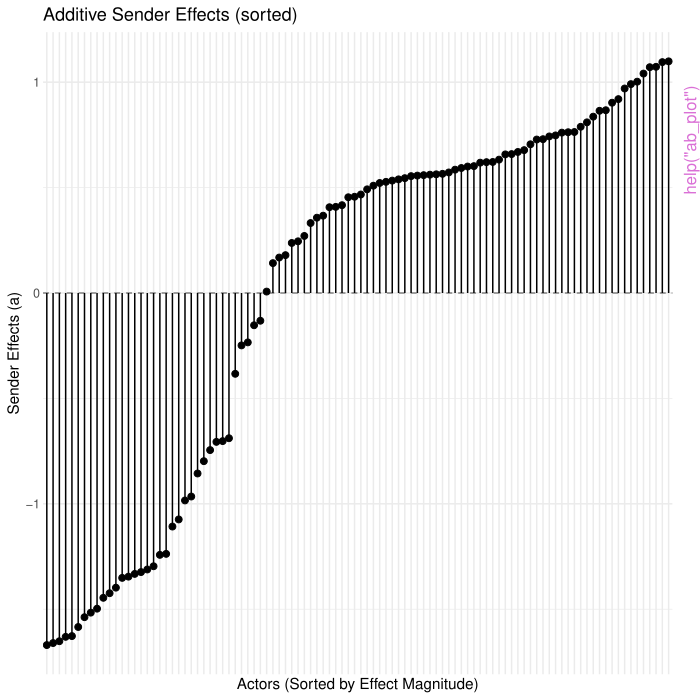

This figure's R source:
pkgname <- "lame"
source(file.path(R.home("share"), "R", "examples-header.R"))
options(warn = 1)
base::assign(".ExTimings", "lame-Ex.timings", pos = 'CheckExEnv')
base::cat("name\tuser\tsystem\telapsed\n", file=base::get(".ExTimings", pos = 'CheckExEnv'))
base::assign(".format_ptime",
function(x) {
  if(!is.na(x[4L])) x[1L] <- x[1L] + x[4L]
  if(!is.na(x[5L])) x[2L] <- x[2L] + x[5L]
  options(OutDec = '.')
  format(x[1L:3L], digits = 7L)
},
pos = 'CheckExEnv')

### * </HEADER>
library('lame')

base::assign(".oldSearch", base::search(), pos = 'CheckExEnv')
base::assign(".old_wd", base::getwd(), pos = 'CheckExEnv')
cleanEx()
nameEx("YX_bin")
### * YX_bin

flush(stderr()); flush(stdout())

base::assign(".ptime", proc.time(), pos = "CheckExEnv")
### Name: YX_bin
### Title: binary relational data and covariates
### Aliases: YX_bin
### Keywords: datasets

### ** Examples


data(YX_bin)
gof_stats(YX_bin$Y) 




base::assign(".dptime", (proc.time() - get(".ptime", pos = "CheckExEnv")), pos = "CheckExEnv")
base::cat("YX_bin", base::get(".format_ptime", pos = 'CheckExEnv')(get(".dptime", pos = "CheckExEnv")), "\n", file=base::get(".ExTimings", pos = 'CheckExEnv'), append=TRUE, sep="\t")
cleanEx()
nameEx("YX_bin_long")
### * YX_bin_long

flush(stderr()); flush(stdout())

base::assign(".ptime", proc.time(), pos = "CheckExEnv")
### Name: YX_bin_long
### Title: synthetic longitudinal binary relational data (latent-scale)
### Aliases: YX_bin_long
### Keywords: datasets

### ** Examples


data(YX_bin_long)
# threshold latent z to 0/1 before computing binary GOF stats
Yt <- 1 * (YX_bin_long$Y[, , 1] > 0)
diag(Yt) <- NA
gof_stats(Yt)




base::assign(".dptime", (proc.time() - get(".ptime", pos = "CheckExEnv")), pos = "CheckExEnv")
base::cat("YX_bin_long", base::get(".format_ptime", pos = 'CheckExEnv')(get(".dptime", pos = "CheckExEnv")), "\n", file=base::get(".ExTimings", pos = 'CheckExEnv'), append=TRUE, sep="\t")
cleanEx()
nameEx("YX_cbin")
### * YX_cbin

flush(stderr()); flush(stdout())

base::assign(".ptime", proc.time(), pos = "CheckExEnv")
### Name: YX_cbin
### Title: Censored binary nomination data and covariates
### Aliases: YX_cbin
### Keywords: datasets

### ** Examples


data(YX_cbin)
gof_stats(YX_cbin$Y) 




base::assign(".dptime", (proc.time() - get(".ptime", pos = "CheckExEnv")), pos = "CheckExEnv")
base::cat("YX_cbin", base::get(".format_ptime", pos = 'CheckExEnv')(get(".dptime", pos = "CheckExEnv")), "\n", file=base::get(".ExTimings", pos = 'CheckExEnv'), append=TRUE, sep="\t")
cleanEx()
nameEx("YX_frn")
### * YX_frn

flush(stderr()); flush(stdout())

base::assign(".ptime", proc.time(), pos = "CheckExEnv")
### Name: YX_frn
### Title: Fixed rank nomination data and covariates
### Aliases: YX_frn
### Keywords: datasets

### ** Examples


data(YX_frn)
gof_stats(YX_frn$Y) 




base::assign(".dptime", (proc.time() - get(".ptime", pos = "CheckExEnv")), pos = "CheckExEnv")
base::cat("YX_frn", base::get(".format_ptime", pos = 'CheckExEnv')(get(".dptime", pos = "CheckExEnv")), "\n", file=base::get(".ExTimings", pos = 'CheckExEnv'), append=TRUE, sep="\t")
cleanEx()
nameEx("YX_nrm")
### * YX_nrm

flush(stderr()); flush(stdout())

base::assign(".ptime", proc.time(), pos = "CheckExEnv")
### Name: YX_nrm
### Title: normal relational data and covariates
### Aliases: YX_nrm
### Keywords: datasets

### ** Examples


data(YX_nrm)
gof_stats(YX_nrm$Y)





base::assign(".dptime", (proc.time() - get(".ptime", pos = "CheckExEnv")), pos = "CheckExEnv")
base::cat("YX_nrm", base::get(".format_ptime", pos = 'CheckExEnv')(get(".dptime", pos = "CheckExEnv")), "\n", file=base::get(".ExTimings", pos = 'CheckExEnv'), append=TRUE, sep="\t")
cleanEx()
nameEx("YX_ord")
### * YX_ord

flush(stderr()); flush(stdout())

base::assign(".ptime", proc.time(), pos = "CheckExEnv")
### Name: YX_ord
### Title: ordinal relational data and covariates
### Aliases: YX_ord
### Keywords: datasets

### ** Examples


data(YX_ord)
gof_stats(YX_ord$Y)




base::assign(".dptime", (proc.time() - get(".ptime", pos = "CheckExEnv")), pos = "CheckExEnv")
base::cat("YX_ord", base::get(".format_ptime", pos = 'CheckExEnv')(get(".dptime", pos = "CheckExEnv")), "\n", file=base::get(".ExTimings", pos = 'CheckExEnv'), append=TRUE, sep="\t")
cleanEx()
nameEx("ab_plot")
### * ab_plot

flush(stderr()); flush(stdout())

base::assign(".ptime", proc.time(), pos = "CheckExEnv")
### Name: ab_plot
### Title: Visualize sender and receiver random effects
### Aliases: ab_plot

### ** Examples

## No test: 
# Fit an AME model
data(YX_nrm)
fit <- ame(YX_nrm$Y, Xdyad = YX_nrm$X,
           nscan = 100, burn = 10, odens = 1, verbose = FALSE)

# Visualize sender effects
ab_plot(fit, effect = "sender")

# Visualize receiver effects without sorting
ab_plot(fit, effect = "receiver", sorted = FALSE)
## End(No test)



base::assign(".dptime", (proc.time() - get(".ptime", pos = "CheckExEnv")), pos = "CheckExEnv")
base::cat("ab_plot", base::get(".format_ptime", pos = 'CheckExEnv')(get(".dptime", pos = "CheckExEnv")), "\n", file=base::get(".ExTimings", pos = 'CheckExEnv'), append=TRUE, sep="\t")
cleanEx()
nameEx("als_dynamic_beta")
### * als_dynamic_beta

flush(stderr()); flush(stdout())

base::assign(".ptime", proc.time(), pos = "CheckExEnv")
### Name: als_dynamic_beta
### Title: Penalised ALS time-varying coefficient estimate
### Aliases: als_dynamic_beta

### ** Examples

set.seed(1)
n <- 10; Tn <- 4
X <- replicate(Tn, array(rnorm(n*n*2), c(n, n, 2)), simplify = FALSE)
beta_true <- rbind(seq(-1, 1, length.out = Tn), seq(0.5, -0.5, length.out = Tn))
Y <- vector("list", Tn)
for (t in seq_len(Tn)) {
  Yt <- X[[t]][, , 1] * beta_true[1, t] + X[[t]][, , 2] * beta_true[2, t] +
        matrix(rnorm(n*n, 0, 0.2), n, n)
  diag(Yt) <- NA
  Y[[t]] <- Yt
}
fit_als <- als_dynamic_beta(Y, X, lambda = 0)     # per-period LS
fit_smooth <- als_dynamic_beta(Y, X, lambda = 10) # smoother path




base::assign(".dptime", (proc.time() - get(".ptime", pos = "CheckExEnv")), pos = "CheckExEnv")
base::cat("als_dynamic_beta", base::get(".format_ptime", pos = 'CheckExEnv')(get(".dptime", pos = "CheckExEnv")), "\n", file=base::get(".ExTimings", pos = 'CheckExEnv'), append=TRUE, sep="\t")
cleanEx()
nameEx("ame")
### * ame

flush(stderr()); flush(stdout())

base::assign(".ptime", proc.time(), pos = "CheckExEnv")
### Name: ame
### Title: AME model fitting routine
### Aliases: ame

### ** Examples

## No test: 
data(YX_bin)
fit <- ame(YX_bin$Y, Xdyad = YX_bin$X, burn = 10, nscan = 100, odens = 1,
           family = "binary", verbose = FALSE)
summary(fit)
# Note: you should run the Markov chain much longer in practice
## End(No test)
 



base::assign(".dptime", (proc.time() - get(".ptime", pos = "CheckExEnv")), pos = "CheckExEnv")
base::cat("ame", base::get(".format_ptime", pos = 'CheckExEnv')(get(".dptime", pos = "CheckExEnv")), "\n", file=base::get(".ExTimings", pos = 'CheckExEnv'), append=TRUE, sep="\t")
cleanEx()
nameEx("ame_als")
### * ame_als

flush(stderr()); flush(stdout())

base::assign(".ptime", proc.time(), pos = "CheckExEnv")
### Name: ame_als
### Title: Fast (MCMC-free) AME estimation for a cross-sectional network
### Aliases: ame_als

### ** Examples

Y <- matrix(rnorm(400), 20, 20); diag(Y) <- NA
fit <- ame_als(Y, R = 1, family = "normal", verbose = FALSE)
coef(fit)




base::assign(".dptime", (proc.time() - get(".ptime", pos = "CheckExEnv")), pos = "CheckExEnv")
base::cat("ame_als", base::get(".format_ptime", pos = 'CheckExEnv')(get(".dptime", pos = "CheckExEnv")), "\n", file=base::get(".ExTimings", pos = 'CheckExEnv'), append=TRUE, sep="\t")
cleanEx()
nameEx("ame_als_bootstrap")
### * ame_als_bootstrap

flush(stderr()); flush(stdout())

base::assign(".ptime", proc.time(), pos = "CheckExEnv")
### Name: ame_als_bootstrap
### Title: Bootstrap uncertainty for the fast AME estimator
### Aliases: ame_als_bootstrap boot_ame

### ** Examples

## No test: 
Y <- replicate(6, { m <- matrix(rnorm(225), 15, 15); diag(m) <- NA; m },
               simplify = FALSE)
fit <- lame_als(Y, R = 1, family = "normal", verbose = FALSE)
# post-hoc bootstrap of an existing fit:
bt <- ame_als_bootstrap(fit, R = 50, type = "block",
                            seed = 1, verbose = FALSE)
# equivalent one-shot call:
# fit_b <- lame_als(Y, R = 1, family = "normal", verbose = FALSE,
#                   bootstrap = 50, bootstrap_type = "block",
#                   bootstrap_seed = 1)
print(bt)
## End(No test)




base::assign(".dptime", (proc.time() - get(".ptime", pos = "CheckExEnv")), pos = "CheckExEnv")
base::cat("ame_als_bootstrap", base::get(".format_ptime", pos = 'CheckExEnv')(get(".dptime", pos = "CheckExEnv")), "\n", file=base::get(".ExTimings", pos = 'CheckExEnv'), append=TRUE, sep="\t")
cleanEx()
nameEx("ame_als_refit")
### * ame_als_refit

flush(stderr()); flush(stdout())

base::assign(".ptime", proc.time(), pos = "CheckExEnv")
### Name: ame_als_refit
### Title: Refit a fast AME model with a warm start
### Aliases: ame_als_refit

### ** Examples

Y <- matrix(rnorm(400), 20, 20); diag(Y) <- NA
fit <- ame_als(Y, R = 1, family = "normal", verbose = FALSE)
refit <- ame_als_refit(fit, verbose = FALSE)
coef(refit)




base::assign(".dptime", (proc.time() - get(".ptime", pos = "CheckExEnv")), pos = "CheckExEnv")
base::cat("ame_als_refit", base::get(".format_ptime", pos = 'CheckExEnv')(get(".dptime", pos = "CheckExEnv")), "\n", file=base::get(".ExTimings", pos = 'CheckExEnv'), append=TRUE, sep="\t")
cleanEx()
nameEx("ame_options")
### * ame_options

flush(stderr()); flush(stdout())

base::assign(".ptime", proc.time(), pos = "CheckExEnv")
### Name: ame_options
### Title: AME model fitting options
### Aliases: ame_options

### ** Examples

## No test: 
# Configure options
opts <- ame_options(verbose = TRUE, odens = 25)
opts
## End(No test)




base::assign(".dptime", (proc.time() - get(".ptime", pos = "CheckExEnv")), pos = "CheckExEnv")
base::cat("ame_options", base::get(".format_ptime", pos = 'CheckExEnv')(get(".dptime", pos = "CheckExEnv")), "\n", file=base::get(".ExTimings", pos = 'CheckExEnv'), append=TRUE, sep="\t")
cleanEx()
nameEx("ame_parallel")
### * ame_parallel

flush(stderr()); flush(stdout())

base::assign(".ptime", proc.time(), pos = "CheckExEnv")
### Name: ame_parallel
### Title: Run AME model with multiple parallel chains
### Aliases: ame_parallel

### ** Examples

## No test: 
# Run 2 chains sequentially
data(YX_nrm)
fit_parallel <- ame_parallel(YX_nrm$Y, Xdyad = YX_nrm$X,
                             n_chains = 2, cores = 1,
                             nscan = 100, burn = 10, odens = 1,
                             verbose = FALSE)
## End(No test)




base::assign(".dptime", (proc.time() - get(".ptime", pos = "CheckExEnv")), pos = "CheckExEnv")
base::cat("ame_parallel", base::get(".format_ptime", pos = 'CheckExEnv')(get(".dptime", pos = "CheckExEnv")), "\n", file=base::get(".ExTimings", pos = 'CheckExEnv'), append=TRUE, sep="\t")
cleanEx()
nameEx("as_lame_y")
### * as_lame_y

flush(stderr()); flush(stdout())

base::assign(".ptime", proc.time(), pos = "CheckExEnv")
### Name: as_lame_y
### Title: Convert a graph object to a lame-ready adjacency matrix
### Aliases: as_lame_y

### ** Examples

# plain matrices are returned with the diagonal set to NA
m <- matrix(rbinom(25, 1, 0.4), 5, 5,
            dimnames = list(letters[1:5], letters[1:5]))
as_lame_y(m)

if (requireNamespace("igraph", quietly = TRUE)) {
  g <- igraph::sample_gnp(8, 0.3)
  Y <- as_lame_y(g)
  dim(Y)
}



base::assign(".dptime", (proc.time() - get(".ptime", pos = "CheckExEnv")), pos = "CheckExEnv")
base::cat("as_lame_y", base::get(".format_ptime", pos = 'CheckExEnv')(get(".dptime", pos = "CheckExEnv")), "\n", file=base::get(".ExTimings", pos = 'CheckExEnv'), append=TRUE, sep="\t")
cleanEx()
nameEx("autoplot.lame")
### * autoplot.lame

flush(stderr()); flush(stdout())

base::assign(".ptime", proc.time(), pos = "CheckExEnv")
### Name: autoplot.lame
### Title: Ribbon plot of time-varying coefficients (or coefplot for static
###   fits)
### Aliases: autoplot.lame autoplot.ame

### ** Examples

## No test: 
data(YX_bin_list)
fit <- lame(YX_bin_list$Y, YX_bin_list$X, family = "binary", R = 0,
            dynamic_beta = "dyad",
            nscan = 60, burn = 15, odens = 5, verbose = FALSE)
if (requireNamespace("ggplot2", quietly = TRUE)) {
  autoplot(fit)
}
## End(No test)




base::assign(".dptime", (proc.time() - get(".ptime", pos = "CheckExEnv")), pos = "CheckExEnv")
base::cat("autoplot.lame", base::get(".format_ptime", pos = 'CheckExEnv')(get(".dptime", pos = "CheckExEnv")), "\n", file=base::get(".ExTimings", pos = 'CheckExEnv'), append=TRUE, sep="\t")
cleanEx()
nameEx("detect_change_point")
### * detect_change_point

flush(stderr()); flush(stdout())

base::assign(".ptime", proc.time(), pos = "CheckExEnv")
### Name: detect_change_point
### Title: Detect potential change points in a dynamic_beta posterior path
### Aliases: detect_change_point

### ** Examples

## No test: 
data(YX_bin_list)
fit <- lame(YX_bin_list$Y, YX_bin_list$X, family = "binary", R = 0,
            dynamic_beta = "dyad",
            nscan = 60, burn = 15, odens = 5, verbose = FALSE)
detect_change_point(fit)
## End(No test)




base::assign(".dptime", (proc.time() - get(".ptime", pos = "CheckExEnv")), pos = "CheckExEnv")
base::cat("detect_change_point", base::get(".format_ptime", pos = 'CheckExEnv')(get(".dptime", pos = "CheckExEnv")), "\n", file=base::get(".ExTimings", pos = 'CheckExEnv'), append=TRUE, sep="\t")
cleanEx()
nameEx("dynamic_beta_prior_summary")
### * dynamic_beta_prior_summary

flush(stderr()); flush(stdout())

base::assign(".ptime", proc.time(), pos = "CheckExEnv")
### Name: dynamic_beta_prior_summary
### Title: Summarise the implied prior on a time-varying coefficient path
### Aliases: dynamic_beta_prior_summary

### ** Examples

## No test: 
# Default prior: AR(1) with rho_mean = 0.8, rho_sd = 0.15
s <- dynamic_beta_prior_summary(n_periods = 10, ndraws = 2000, seed = 1)
s$summary
# what's the probability that consecutive beta_t differ by more than 1?
s$prob_max_diff_gt_threshold

# Tighter prior on innovation variance
s_tight <- dynamic_beta_prior_summary(sigma_scale = 0.1, seed = 1)
s_tight$summary
## End(No test)




base::assign(".dptime", (proc.time() - get(".ptime", pos = "CheckExEnv")), pos = "CheckExEnv")
base::cat("dynamic_beta_prior_summary", base::get(".format_ptime", pos = 'CheckExEnv')(get(".dptime", pos = "CheckExEnv")), "\n", file=base::get(".ExTimings", pos = 'CheckExEnv'), append=TRUE, sep="\t")
cleanEx()
nameEx("el2sm")
### * el2sm

flush(stderr()); flush(stdout())

base::assign(".ptime", proc.time(), pos = "CheckExEnv")
### Name: el2sm
### Title: Edgelist to sociomatrix
### Aliases: el2sm

### ** Examples


Y<-matrix(rpois(10*10,.5),10,10) ; diag(Y)<-NA
E<-sm2el(Y)
el2sm(E) - Y




base::assign(".dptime", (proc.time() - get(".ptime", pos = "CheckExEnv")), pos = "CheckExEnv")
base::cat("el2sm", base::get(".format_ptime", pos = 'CheckExEnv')(get(".dptime", pos = "CheckExEnv")), "\n", file=base::get(".ExTimings", pos = 'CheckExEnv'), append=TRUE, sep="\t")
cleanEx()
nameEx("evaluate_heldout")
### * evaluate_heldout

flush(stderr()); flush(stdout())

base::assign(".ptime", proc.time(), pos = "CheckExEnv")
### Name: evaluate_heldout
### Title: Held-out predictive evaluation for an ame / lame fit
### Aliases: evaluate_heldout

### ** Examples

## No test: 
set.seed(1)
n <- 25; Y <- matrix(rbinom(n*n, 1, 0.3), n, n); diag(Y) <- NA
rownames(Y) <- colnames(Y) <- paste0("a", sprintf("%02d", 1:n))
# mask 20% of dyads
mask <- matrix(FALSE, n, n)
obs_idx <- which(!is.na(Y))
set.seed(1)
mask[sample(obs_idx, floor(0.2 * length(obs_idx)))] <- TRUE
Y_train <- Y; Y_train[mask] <- NA
fit <- ame(Y_train, R = 0, family = "binary",
           burn = 15, nscan = 60, odens = 5, verbose = FALSE, plot = FALSE)
y_pred <- predict(fit, type = "response")
evaluate_heldout(Y, y_pred, mask, family = "binary")
## End(No test)



base::assign(".dptime", (proc.time() - get(".ptime", pos = "CheckExEnv")), pos = "CheckExEnv")
base::cat("evaluate_heldout", base::get(".format_ptime", pos = 'CheckExEnv')(get(".dptime", pos = "CheckExEnv")), "\n", file=base::get(".ExTimings", pos = 'CheckExEnv'), append=TRUE, sep="\t")
cleanEx()
nameEx("forecast_pit")
### * forecast_pit

flush(stderr()); flush(stdout())

base::assign(".ptime", proc.time(), pos = "CheckExEnv")
### Name: forecast_pit
### Title: Probability-integral-transform calibration check for h-step
###   forecasts
### Aliases: forecast_pit

### ** Examples

## No test: 
data(YX_bin_list)
Y_train <- YX_bin_list$Y[1:3]
Y_test <- YX_bin_list$Y[4]
X_train <- YX_bin_list$X[1:3]
fit <- lame(Y_train, Xdyad = X_train,
            family = "binary", R = 0,
            dynamic_beta = "dyad",
            nscan = 60, burn = 15, odens = 5, verbose = FALSE)
pit <- forecast_pit(fit, y_future = Y_test)
pit$ks_p
plot(pit)
## End(No test)



base::assign(".dptime", (proc.time() - get(".ptime", pos = "CheckExEnv")), pos = "CheckExEnv")
base::cat("forecast_pit", base::get(".format_ptime", pos = 'CheckExEnv')(get(".dptime", pos = "CheckExEnv")), "\n", file=base::get(".ExTimings", pos = 'CheckExEnv'), append=TRUE, sep="\t")
cleanEx()
nameEx("glance.ame")
### * glance.ame

flush(stderr()); flush(stdout())

base::assign(".ptime", proc.time(), pos = "CheckExEnv")
### Name: glance.ame
### Title: Glance method for fitted 'ame' / 'lame' objects
### Aliases: glance.ame glance.lame

### ** Examples

## No test: 
data(YX_bin_list)
fit <- lame(YX_bin_list$Y, YX_bin_list$X, family = "binary", R = 0,
            nscan = 100, burn = 20, odens = 5, verbose = FALSE)
glance(fit)
## End(No test)



base::assign(".dptime", (proc.time() - get(".ptime", pos = "CheckExEnv")), pos = "CheckExEnv")
base::cat("glance.ame", base::get(".format_ptime", pos = 'CheckExEnv')(get(".dptime", pos = "CheckExEnv")), "\n", file=base::get(".ExTimings", pos = 'CheckExEnv'), append=TRUE, sep="\t")
cleanEx()
nameEx("glance.ame_als")
### * glance.ame_als

flush(stderr()); flush(stdout())

base::assign(".ptime", proc.time(), pos = "CheckExEnv")
### Name: glance.ame_als
### Title: Glance method for fitted 'ame_als' / 'lame_als' objects
### Aliases: glance.ame_als glance.lame_als

### ** Examples

## No test: 
data(YX_bin_list)
Y1 <- 1 * (YX_bin_list$Y[[1]] > 0); diag(Y1) <- NA
fit <- ame_als(Y = Y1, Xdyad = YX_bin_list$X[[1]],
               family = "binary", R = 1, verbose = FALSE)
glance(fit)
## End(No test)



base::assign(".dptime", (proc.time() - get(".ptime", pos = "CheckExEnv")), pos = "CheckExEnv")
base::cat("glance.ame_als", base::get(".format_ptime", pos = 'CheckExEnv')(get(".dptime", pos = "CheckExEnv")), "\n", file=base::get(".ExTimings", pos = 'CheckExEnv'), append=TRUE, sep="\t")
cleanEx()
nameEx("gof")
### * gof

flush(stderr()); flush(stdout())

base::assign(".ptime", proc.time(), pos = "CheckExEnv")
### Name: gof
### Title: Compute GOF statistics from saved posterior samples
### Aliases: gof

### ** Examples

## No test: 
# Run model without GOF during fitting
data(YX_nrm)
fit <- ame(YX_nrm$Y, Xdyad = YX_nrm$X, R = 2, gof = FALSE,
           nscan = 100, burn = 10, odens = 1, verbose = FALSE)

# Compute GOF post-hoc
gof_result <- gof(fit)
## End(No test)




base::assign(".dptime", (proc.time() - get(".ptime", pos = "CheckExEnv")), pos = "CheckExEnv")
base::cat("gof", base::get(".format_ptime", pos = 'CheckExEnv')(get(".dptime", pos = "CheckExEnv")), "\n", file=base::get(".ExTimings", pos = 'CheckExEnv'), append=TRUE, sep="\t")
cleanEx()
nameEx("gof_plot")
### * gof_plot

flush(stderr()); flush(stdout())

base::assign(".ptime", proc.time(), pos = "CheckExEnv")
### Name: gof_plot
### Title: Visualize goodness-of-fit statistics for AME and LAME models
### Aliases: gof_plot

### ** Examples

## No test: 
# Fit an AME model
data(YX_nrm)
fit_ame <- ame(YX_nrm$Y, Xdyad = YX_nrm$X, gof = TRUE,
               nscan = 100, burn = 10, odens = 1, verbose = FALSE)

# Basic GOF plot
gof_plot(fit_ame)

# Plot only degree-related statistics
gof_plot(fit_ame, statistics = c("sd.row", "sd.col"))
## End(No test)



base::assign(".dptime", (proc.time() - get(".ptime", pos = "CheckExEnv")), pos = "CheckExEnv")
base::cat("gof_plot", base::get(".format_ptime", pos = 'CheckExEnv')(get(".dptime", pos = "CheckExEnv")), "\n", file=base::get(".ExTimings", pos = 'CheckExEnv'), append=TRUE, sep="\t")
cleanEx()
nameEx("gof_stats")
### * gof_stats

flush(stderr()); flush(stdout())

base::assign(".ptime", proc.time(), pos = "CheckExEnv")
### Name: gof_stats
### Title: Goodness of fit statistics
### Aliases: gof_stats

### ** Examples


data(YX_nrm) 

# Auto-detect unipartite
gof_stats(YX_nrm$Y) 

# Bipartite (rectangular) networks are auto-detected; mode can also
# be given explicitly (required when a bipartite network is square)
Y_bip <- matrix(rnorm(120), 10, 12)
gof_stats(Y_bip, mode = "bipartite")

# Custom GOF function
my_stat <- function(Y) { c(my_measure = sum(Y > 0, na.rm = TRUE)) }
gof_stats(YX_nrm$Y, custom_gof = my_stat)




base::assign(".dptime", (proc.time() - get(".ptime", pos = "CheckExEnv")), pos = "CheckExEnv")
base::cat("gof_stats", base::get(".format_ptime", pos = 'CheckExEnv')(get(".dptime", pos = "CheckExEnv")), "\n", file=base::get(".ExTimings", pos = 'CheckExEnv'), append=TRUE, sep="\t")
cleanEx()
nameEx("gof_stats_bipartite")
### * gof_stats_bipartite

flush(stderr()); flush(stdout())

base::assign(".ptime", proc.time(), pos = "CheckExEnv")
### Name: gof_stats_bipartite
### Title: Goodness of fit statistics for bipartite networks
### Aliases: gof_stats_bipartite

### ** Examples

## No test: 
# Create a random bipartite network
Y <- matrix(rnorm(10*12), 10, 12)

# Calculate GOF statistics
gof_stats_bipartite(Y)
## End(No test)



base::assign(".dptime", (proc.time() - get(".ptime", pos = "CheckExEnv")), pos = "CheckExEnv")
base::cat("gof_stats_bipartite", base::get(".format_ptime", pos = 'CheckExEnv')(get(".dptime", pos = "CheckExEnv")), "\n", file=base::get(".ExTimings", pos = 'CheckExEnv'), append=TRUE, sep="\t")
cleanEx()
nameEx("gof_stats_unipartite")
### * gof_stats_unipartite

flush(stderr()); flush(stdout())

base::assign(".ptime", proc.time(), pos = "CheckExEnv")
### Name: gof_stats_unipartite
### Title: Goodness of fit statistics for unipartite networks
### Aliases: gof_stats_unipartite

### ** Examples


# Create a random unipartite network
Y <- matrix(rnorm(100), 10, 10)
diag(Y) <- NA
gof_stats_unipartite(Y)




base::assign(".dptime", (proc.time() - get(".ptime", pos = "CheckExEnv")), pos = "CheckExEnv")
base::cat("gof_stats_unipartite", base::get(".format_ptime", pos = 'CheckExEnv')(get(".dptime", pos = "CheckExEnv")), "\n", file=base::get(".ExTimings", pos = 'CheckExEnv'), append=TRUE, sep="\t")
cleanEx()
nameEx("gof_temporal")
### * gof_temporal

flush(stderr()); flush(stdout())

base::assign(".ptime", proc.time(), pos = "CheckExEnv")
### Name: gof_temporal
### Title: Posterior-predictive temporal-trend test
### Aliases: gof_temporal

### ** Examples

## No test: 
data(YX_bin_list)
fit <- lame(YX_bin_list$Y, YX_bin_list$X, family = "binary", R = 0,
            dynamic_beta = "dyad",
            nscan = 60, burn = 15, odens = 5, verbose = FALSE)
gof_temporal(fit, stat = "density", n_rep = 50)
## End(No test)




base::assign(".dptime", (proc.time() - get(".ptime", pos = "CheckExEnv")), pos = "CheckExEnv")
base::cat("gof_temporal", base::get(".format_ptime", pos = 'CheckExEnv')(get(".dptime", pos = "CheckExEnv")), "\n", file=base::get(".ExTimings", pos = 'CheckExEnv'), append=TRUE, sep="\t")
cleanEx()
nameEx("lame-package")
### * lame-package

flush(stderr()); flush(stdout())

base::assign(".ptime", proc.time(), pos = "CheckExEnv")
### Name: lame-package
### Title: Longitudinal Additive and Multiplicative Effects Models for
###   Networks
### Aliases: lame-package
### Keywords: internal

### ** Examples

## No test: 
data(YX_nrm)
fit <- ame(YX_nrm$Y, Xdyad = YX_nrm$X, burn = 10, nscan = 100, odens = 1,
           family = "normal", verbose = FALSE)
summary(fit)
## End(No test)






base::assign(".dptime", (proc.time() - get(".ptime", pos = "CheckExEnv")), pos = "CheckExEnv")
base::cat("lame-package", base::get(".format_ptime", pos = 'CheckExEnv')(get(".dptime", pos = "CheckExEnv")), "\n", file=base::get(".ExTimings", pos = 'CheckExEnv'), append=TRUE, sep="\t")
cleanEx()
nameEx("lame")
### * lame

flush(stderr()); flush(stdout())

base::assign(".ptime", proc.time(), pos = "CheckExEnv")
### Name: lame
### Title: AME model fitting routine for longitudinal relational data
### Aliases: lame

### ** Examples


data(YX_bin_list)
fit<-lame(YX_bin_list$Y,YX_bin_list$X,burn=5,nscan=5,odens=1,family="binary")
# you should run the Markov chain much longer than this

## No test: 
## Time-varying regression coefficients (dynamic_beta).
## Make every dyadic coefficient evolve as an AR(1):
fit_dyn <- lame(YX_bin_list$Y, YX_bin_list$X,
                family = "binary", R = 0,
                nscan = 60, burn = 15, odens = 5,
                dynamic_beta = "dyad")
dim(fit_dyn$BETA)        # [n_stored, p, T] -- 3-D when dynamic
coef(fit_dyn)            # [p, T] posterior-mean coefficient paths
confint(fit_dyn)         # per-period 95% credible intervals
summary(fit_dyn)         # prints a "Dynamic coefficients per period" block
## End(No test)




base::assign(".dptime", (proc.time() - get(".ptime", pos = "CheckExEnv")), pos = "CheckExEnv")
base::cat("lame", base::get(".format_ptime", pos = 'CheckExEnv')(get(".dptime", pos = "CheckExEnv")), "\n", file=base::get(".ExTimings", pos = 'CheckExEnv'), append=TRUE, sep="\t")
cleanEx()
nameEx("lame_als")
### * lame_als

flush(stderr()); flush(stdout())

base::assign(".ptime", proc.time(), pos = "CheckExEnv")
### Name: lame_als
### Title: Fast (MCMC-free) AME estimation for a longitudinal network
### Aliases: lame_als

### ** Examples

Y <- replicate(4, { m <- matrix(rnorm(400), 20, 20); diag(m) <- NA; m },
               simplify = FALSE)
fit <- lame_als(Y, R = 1, family = "normal", verbose = FALSE)
coef(fit)




base::assign(".dptime", (proc.time() - get(".ptime", pos = "CheckExEnv")), pos = "CheckExEnv")
base::cat("lame_als", base::get(".format_ptime", pos = 'CheckExEnv')(get(".dptime", pos = "CheckExEnv")), "\n", file=base::get(".ExTimings", pos = 'CheckExEnv'), append=TRUE, sep="\t")
cleanEx()
nameEx("lame_multi")
### * lame_multi

flush(stderr()); flush(stdout())

base::assign(".ptime", proc.time(), pos = "CheckExEnv")
### Name: lame_multi
### Title: Multi-panel lame() with shared coefficients
### Aliases: lame_multi

### ** Examples

## No test: 
data(YX_bin_list)
fit_multi <- lame_multi(
  Y_list = list(YX_bin_list$Y, YX_bin_list$Y),
  Xdyad_list = list(YX_bin_list$X, YX_bin_list$X),
  family = "binary", R = 0,
  nscan = 100, burn = 25, odens = 5, verbose = FALSE)
dim(fit_multi$beta_shared)
## End(No test)




base::assign(".dptime", (proc.time() - get(".ptime", pos = "CheckExEnv")), pos = "CheckExEnv")
base::cat("lame_multi", base::get(".format_ptime", pos = 'CheckExEnv')(get(".dptime", pos = "CheckExEnv")), "\n", file=base::get(".ExTimings", pos = 'CheckExEnv'), append=TRUE, sep="\t")
cleanEx()
nameEx("lame_parallel")
### * lame_parallel

flush(stderr()); flush(stdout())

base::assign(".ptime", proc.time(), pos = "CheckExEnv")
### Name: lame_parallel
### Title: Run LAME (longitudinal AME) with multiple parallel chains
### Aliases: lame_parallel

### ** Examples

## No test: 
data(YX_bin_list)
fit_pll <- lame_parallel(YX_bin_list$Y, Xdyad = YX_bin_list$X,
                         family = "binary", n_chains = 2, cores = 1,
                         nscan = 50, burn = 10, odens = 5,
                         dynamic_beta = "dyad", verbose = FALSE)
dim(fit_pll$BETA)        # [iter * n_chains, p, T]
fit_pll$chain_indicator  # length iter * n_chains
if (requireNamespace("posterior", quietly = TRUE)) {
  posterior::summarise_draws(posterior::as_draws(fit_pll))
}
## End(No test)




base::assign(".dptime", (proc.time() - get(".ptime", pos = "CheckExEnv")), pos = "CheckExEnv")
base::cat("lame_parallel", base::get(".format_ptime", pos = 'CheckExEnv')(get(".dptime", pos = "CheckExEnv")), "\n", file=base::get(".ExTimings", pos = 'CheckExEnv'), append=TRUE, sep="\t")
cleanEx()
nameEx("lame_resume")
### * lame_resume

flush(stderr()); flush(stdout())

base::assign(".ptime", proc.time(), pos = "CheckExEnv")
### Name: lame_resume
### Title: Resume a 'lame()' MCMC run from a checkpoint
### Aliases: lame_resume

### ** Examples

## No test: 
ck <- tempfile(fileext = ".rds")
data(YX_bin_list)
# short run with very-aggressive max_seconds to force early termination
fit1 <- lame(YX_bin_list$Y, YX_bin_list$X, family = "binary", R = 0,
             nscan = 5000, burn = 50, odens = 5,
             checkpoint_path = ck, checkpoint_every = 50L,
             max_seconds = 0.5, verbose = FALSE)
if (isTRUE(fit1$terminated_early)) {
  fit2 <- lame_resume(ck, nscan_more = 200)
  dim(fit2$BETA)
}
## End(No test)




base::assign(".dptime", (proc.time() - get(".ptime", pos = "CheckExEnv")), pos = "CheckExEnv")
base::cat("lame_resume", base::get(".format_ptime", pos = 'CheckExEnv')(get(".dptime", pos = "CheckExEnv")), "\n", file=base::get(".ExTimings", pos = 'CheckExEnv'), append=TRUE, sep="\t")
cleanEx()
nameEx("lame_snap_als")
### * lame_snap_als

flush(stderr()); flush(stdout())

base::assign(".ptime", proc.time(), pos = "CheckExEnv")
### Name: lame_snap_als
### Title: Fast approximate dynamic snap-shift AME estimator
### Aliases: lame_snap_als

### ** Examples

set.seed(1)
Y_bip <- lapply(seq_len(3), function(t) {
  m <- matrix(rnorm(6 * 5), 6, 5)
  rownames(m) <- paste0("r", seq_len(6))
  colnames(m) <- paste0("c", seq_len(5))
  m
})
fit_bip <- lame_snap_als(Y_bip, R = 1, mode = "bipartite",
                         max_iter = 3, verbose = FALSE)
dim(fit_bip$snap_prob_v)




base::assign(".dptime", (proc.time() - get(".ptime", pos = "CheckExEnv")), pos = "CheckExEnv")
base::cat("lame_snap_als", base::get(".format_ptime", pos = 'CheckExEnv')(get(".dptime", pos = "CheckExEnv")), "\n", file=base::get(".ExTimings", pos = 'CheckExEnv'), append=TRUE, sep="\t")
cleanEx()
nameEx("latent_positions")
### * latent_positions

flush(stderr()); flush(stdout())

base::assign(".ptime", proc.time(), pos = "CheckExEnv")
### Name: latent_positions
### Title: Extract latent positions as a tidy data frame
### Aliases: latent_positions latent_positions.ame latent_positions.lame
###   latent_positions.ame_als

### ** Examples

## No test: 
data(YX_nrm)
fit <- ame(YX_nrm$Y, Xdyad = YX_nrm$X, R = 2,
           burn = 5, nscan = 5, odens = 1, verbose = FALSE)
lp <- latent_positions(fit)
head(lp)
## End(No test)




base::assign(".dptime", (proc.time() - get(".ptime", pos = "CheckExEnv")), pos = "CheckExEnv")
base::cat("latent_positions", base::get(".format_ptime", pos = 'CheckExEnv')(get(".dptime", pos = "CheckExEnv")), "\n", file=base::get(".ExTimings", pos = 'CheckExEnv'), append=TRUE, sep="\t")
cleanEx()
nameEx("lfo")
### * lfo

flush(stderr()); flush(stdout())

base::assign(".ptime", proc.time(), pos = "CheckExEnv")
### Name: lfo
### Title: Exact rolling-origin leave-future-out cross-validation
### Aliases: lfo

### ** Examples

## No test: 
data(YX_bin_list)
fit <- lame(YX_bin_list$Y, YX_bin_list$X, family = "binary", R = 0,
            dynamic_beta = "dyad",
            nscan = 60, burn = 15, odens = 5, verbose = FALSE)
lfo_res <- lfo(fit, periods = 4L, refit = TRUE,
               nscan = 50, burn = 10, odens = 5, verbose = FALSE)
print(lfo_res)
## End(No test)




base::assign(".dptime", (proc.time() - get(".ptime", pos = "CheckExEnv")), pos = "CheckExEnv")
base::cat("lfo", base::get(".format_ptime", pos = 'CheckExEnv')(get(".dptime", pos = "CheckExEnv")), "\n", file=base::get(".ExTimings", pos = 'CheckExEnv'), append=TRUE, sep="\t")
cleanEx()
nameEx("loo.ame")
### * loo.ame

flush(stderr()); flush(stdout())

base::assign(".ptime", proc.time(), pos = "CheckExEnv")
### Name: loo.ame
### Title: Approximate leave-one-out cross-validation for AME / LAME fits
### Aliases: loo.ame loo.lame loo.ame_als

### ** Examples

## No test: 
data(YX_nrm)
fit <- ame(YX_nrm$Y, Xdyad = YX_nrm$X, R = 0,
           nscan = 60, burn = 15, odens = 5,
           save_log_lik = TRUE, verbose = FALSE)
if (requireNamespace("loo", quietly = TRUE)) {
  loo_res <- loo::loo(fit)
  print(loo_res)
}
## End(No test)




base::assign(".dptime", (proc.time() - get(".ptime", pos = "CheckExEnv")), pos = "CheckExEnv")
base::cat("loo.ame", base::get(".format_ptime", pos = 'CheckExEnv')(get(".dptime", pos = "CheckExEnv")), "\n", file=base::get(".ExTimings", pos = 'CheckExEnv'), append=TRUE, sep="\t")
cleanEx()
nameEx("nodematch")
### * nodematch

flush(stderr()); flush(stdout())

base::assign(".ptime", proc.time(), pos = "CheckExEnv")
### Name: nodematch
### Title: ERGM-style covariate helpers for ame() / lame()
### Aliases: nodematch absdiff nodefactor

### ** Examples

## No test: 
n <- 12
grp <- sample(letters[1:3], n, replace = TRUE)
age <- rnorm(n, 40, 10)
# build a single same-group homophily covariate
Xdyad <- array(nodematch(grp), dim = c(n, n, 1),
               dimnames = list(NULL, NULL, "same_group"))
# combine homophily + age difference
Xdyad <- array(c(nodematch(grp), absdiff(age)),
               dim = c(n, n, 2),
               dimnames = list(NULL, NULL, c("same_group", "age_diff")))
## End(No test)



base::assign(".dptime", (proc.time() - get(".ptime", pos = "CheckExEnv")), pos = "CheckExEnv")
base::cat("nodematch", base::get(".format_ptime", pos = 'CheckExEnv')(get(".dptime", pos = "CheckExEnv")), "\n", file=base::get(".ExTimings", pos = 'CheckExEnv'), append=TRUE, sep="\t")
cleanEx()
nameEx("per_actor_slopes")
### * per_actor_slopes

flush(stderr()); flush(stdout())

base::assign(".ptime", proc.time(), pos = "CheckExEnv")
### Name: per_actor_slopes
### Title: Post-MCMC per-actor time-varying slopes
### Aliases: per_actor_slopes

### ** Examples

## No test: 
data(YX_bin_list)
fit <- lame(YX_bin_list$Y, YX_bin_list$X, family = "binary", R = 0,
            nscan = 100, burn = 25, odens = 5, verbose = FALSE)
# post-MCMC per-row-actor slopes on the first dyadic covariate
pas <- per_actor_slopes(fit, kind = "row", lambda = 1)
dim(pas$slopes)
## End(No test)




base::assign(".dptime", (proc.time() - get(".ptime", pos = "CheckExEnv")), pos = "CheckExEnv")
base::cat("per_actor_slopes", base::get(".format_ptime", pos = 'CheckExEnv')(get(".dptime", pos = "CheckExEnv")), "\n", file=base::get(".ExTimings", pos = 'CheckExEnv'), append=TRUE, sep="\t")
cleanEx()
nameEx("plot.ame")
### * plot.ame

flush(stderr()); flush(stdout())

base::assign(".ptime", proc.time(), pos = "CheckExEnv")
### Name: plot.ame
### Title: Simple diagnostic plot for AME model fit
### Aliases: plot.ame

### ** Examples

## No test: 
# Fit an AME model
data(YX_nrm)
fit <- ame(YX_nrm$Y, Xdyad = YX_nrm$X, R = 2, gof = TRUE,
           nscan = 100, burn = 10, odens = 1, verbose = FALSE)

# Quick diagnostic plot (shows trace plots)
plot(fit)
## End(No test)



base::assign(".dptime", (proc.time() - get(".ptime", pos = "CheckExEnv")), pos = "CheckExEnv")
base::cat("plot.ame", base::get(".format_ptime", pos = 'CheckExEnv')(get(".dptime", pos = "CheckExEnv")), "\n", file=base::get(".ExTimings", pos = 'CheckExEnv'), append=TRUE, sep="\t")
cleanEx()
nameEx("plot.lame")
### * plot.lame

flush(stderr()); flush(stdout())

base::assign(".ptime", proc.time(), pos = "CheckExEnv")
### Name: plot.lame
### Title: Plot diagnostics for a LAME model fit
### Aliases: plot.lame

### ** Examples

## No test: 
# Create simple longitudinal network data
set.seed(6886)
n <- 10
nms <- paste0("n", 1:n)
Y_list <- list(
  matrix(rnorm(n * n), n, n, dimnames = list(nms, nms)),
  matrix(rnorm(n * n), n, n, dimnames = list(nms, nms))
)
diag(Y_list[[1]]) <- diag(Y_list[[2]]) <- NA
fit <- lame(Y_list, family = "normal",
            nscan = 50, burn = 10, odens = 1, verbose = FALSE, plot = FALSE)

# default combined plot
plot(fit)
## End(No test)



base::assign(".dptime", (proc.time() - get(".ptime", pos = "CheckExEnv")), pos = "CheckExEnv")
base::cat("plot.lame", base::get(".format_ptime", pos = 'CheckExEnv')(get(".dptime", pos = "CheckExEnv")), "\n", file=base::get(".ExTimings", pos = 'CheckExEnv'), append=TRUE, sep="\t")
cleanEx()
nameEx("predict.ame")
### * predict.ame

flush(stderr()); flush(stdout())

base::assign(".ptime", proc.time(), pos = "CheckExEnv")
### Name: predict.ame
### Title: Predict method for AME models
### Aliases: predict.ame

### ** Examples

## No test: 
# Fit model
data(YX_nrm)
fit <- ame(YX_nrm$Y, Xdyad = YX_nrm$X, R = 2,
           nscan = 100, burn = 10, odens = 1, verbose = FALSE)

# Point predictions
Y_pred <- predict(fit)

# Predictions on link scale
Y_link <- predict(fit, type = "link")
## End(No test)




base::assign(".dptime", (proc.time() - get(".ptime", pos = "CheckExEnv")), pos = "CheckExEnv")
base::cat("predict.ame", base::get(".format_ptime", pos = 'CheckExEnv')(get(".dptime", pos = "CheckExEnv")), "\n", file=base::get(".ExTimings", pos = 'CheckExEnv'), append=TRUE, sep="\t")
cleanEx()
nameEx("print.ame")
### * print.ame

flush(stderr()); flush(stdout())

base::assign(".ptime", proc.time(), pos = "CheckExEnv")
### Name: print.ame
### Title: Print method for AME model objects
### Aliases: print.ame

### ** Examples

## No test: 
# Fit model
data(YX_nrm)
fit <- ame(YX_nrm$Y, Xdyad = YX_nrm$X, R = 2,
           nscan = 100, burn = 10, odens = 1, verbose = FALSE)

# Display summary
print(fit)
## End(No test)




base::assign(".dptime", (proc.time() - get(".ptime", pos = "CheckExEnv")), pos = "CheckExEnv")
base::cat("print.ame", base::get(".format_ptime", pos = 'CheckExEnv')(get(".dptime", pos = "CheckExEnv")), "\n", file=base::get(".ExTimings", pos = 'CheckExEnv'), append=TRUE, sep="\t")
cleanEx()
nameEx("procrustes_align")
### * procrustes_align

flush(stderr()); flush(stdout())

base::assign(".ptime", proc.time(), pos = "CheckExEnv")
### Name: procrustes_align
### Title: Procrustes alignment of latent positions across time
### Aliases: procrustes_align

### ** Examples

## No test: 
data(YX_bin_list)
# YX_bin_list$Y stores latent-scale values; threshold to 0/1 first
Y_bin <- lapply(YX_bin_list$Y, function(y) 1 * (y > 0))
fit <- lame(Y_bin, Xdyad = YX_bin_list$X, R = 2,
            family = "binary", dynamic_uv = TRUE,
            burn = 5, nscan = 5, odens = 1,
            verbose = FALSE)
aligned <- procrustes_align(fit)
str(aligned$U)  # aligned 3D array [n, R, T]
## End(No test)




base::assign(".dptime", (proc.time() - get(".ptime", pos = "CheckExEnv")), pos = "CheckExEnv")
base::cat("procrustes_align", base::get(".format_ptime", pos = 'CheckExEnv')(get(".dptime", pos = "CheckExEnv")), "\n", file=base::get(".ExTimings", pos = 'CheckExEnv'), append=TRUE, sep="\t")
cleanEx()
nameEx("rUV_sym_fc")
### * rUV_sym_fc

flush(stderr()); flush(stdout())

base::assign(".ptime", proc.time(), pos = "CheckExEnv")
### Name: rUV_sym_fc
### Title: Gibbs sampling of U and V
### Aliases: rUV_sym_fc

### ** Examples


U0<-matrix(rnorm(30,2),30,2) ; V0<-U0%*%diag(c(3,-2)) 
E<- U0%*%t(V0) + matrix(rnorm(30^2),30,30) 
rUV_sym_fc 




base::assign(".dptime", (proc.time() - get(".ptime", pos = "CheckExEnv")), pos = "CheckExEnv")
base::cat("rUV_sym_fc", base::get(".format_ptime", pos = 'CheckExEnv')(get(".dptime", pos = "CheckExEnv")), "\n", file=base::get(".ExTimings", pos = 'CheckExEnv'), append=TRUE, sep="\t")
cleanEx()
nameEx("rhat_dynamic_beta")
### * rhat_dynamic_beta

flush(stderr()); flush(stdout())

base::assign(".ptime", proc.time(), pos = "CheckExEnv")
### Name: rhat_dynamic_beta
### Title: Multivariate split-R-hat for dynamic_beta coefficient paths
### Aliases: rhat_dynamic_beta

### ** Examples

## No test: 
data(YX_bin_list)
# note: pass seed = to lame() -- an external set.seed() does not vary
# the sampler, so it would produce identical chains
fit_list <- lapply(c(1L, 2L), function(s) {
  lame(YX_bin_list$Y, YX_bin_list$X, family = "binary", R = 0,
       dynamic_beta = "dyad", seed = s,
       nscan = 60, burn = 15, odens = 5, verbose = FALSE)
})
rhat_dynamic_beta(fit_list)
## End(No test)




base::assign(".dptime", (proc.time() - get(".ptime", pos = "CheckExEnv")), pos = "CheckExEnv")
base::cat("rhat_dynamic_beta", base::get(".format_ptime", pos = 'CheckExEnv')(get(".dptime", pos = "CheckExEnv")), "\n", file=base::get(".ExTimings", pos = 'CheckExEnv'), append=TRUE, sep="\t")
cleanEx()
nameEx("rwish")
### * rwish

flush(stderr()); flush(stdout())

base::assign(".ptime", proc.time(), pos = "CheckExEnv")
### Name: rwish
### Title: Simulation from a Wishart distribution
### Aliases: rwish
### Keywords: internal

### ** Examples


## The expectation is S0*nu

S0<-rwish(diag(3))

SS<-matrix(0,3,3)
for(s in 1:1000) { SS<-SS+rwish(S0,5) }

SS/s

S0*5





base::assign(".dptime", (proc.time() - get(".ptime", pos = "CheckExEnv")), pos = "CheckExEnv")
base::cat("rwish", base::get(".format_ptime", pos = 'CheckExEnv')(get(".dptime", pos = "CheckExEnv")), "\n", file=base::get(".ExTimings", pos = 'CheckExEnv'), append=TRUE, sep="\t")
cleanEx()
nameEx("simulate.ame")
### * simulate.ame

flush(stderr()); flush(stdout())

base::assign(".ptime", proc.time(), pos = "CheckExEnv")
### Name: simulate.ame
### Title: Simulate networks from a fitted AME model
### Aliases: simulate.ame

### ** Examples

## No test: 
# Fit a model
data(YX_bin)
fit <- ame(YX_bin$Y, Xdyad = YX_bin$X, burn = 10, nscan = 100, odens = 1,
           family = "binary", verbose = FALSE)

# Simulate 10 networks from posterior
sims <- simulate(fit, nsim = 10)
## End(No test)




base::assign(".dptime", (proc.time() - get(".ptime", pos = "CheckExEnv")), pos = "CheckExEnv")
base::cat("simulate.ame", base::get(".format_ptime", pos = 'CheckExEnv')(get(".dptime", pos = "CheckExEnv")), "\n", file=base::get(".ExTimings", pos = 'CheckExEnv'), append=TRUE, sep="\t")
cleanEx()
nameEx("simulate.lame")
### * simulate.lame

flush(stderr()); flush(stdout())

base::assign(".ptime", proc.time(), pos = "CheckExEnv")
### Name: simulate.lame
### Title: Simulate longitudinal networks from a fitted LAME model
### Aliases: simulate.lame

### ** Examples

## No test: 
# Create simple longitudinal network data
set.seed(1)
n <- 10
nms <- paste0("n", 1:n)
Y_list <- list(
  matrix(rnorm(n * n), n, n, dimnames = list(nms, nms)),
  matrix(rnorm(n * n), n, n, dimnames = list(nms, nms))
)
diag(Y_list[[1]]) <- diag(Y_list[[2]]) <- NA
fit <- lame(Y_list, family = "normal",
            nscan = 50, burn = 10, odens = 1, verbose = FALSE, plot = FALSE)

# Simulate 10 network trajectories from posterior
sims <- simulate(fit, nsim = 10)
## End(No test)




base::assign(".dptime", (proc.time() - get(".ptime", pos = "CheckExEnv")), pos = "CheckExEnv")
base::cat("simulate.lame", base::get(".format_ptime", pos = 'CheckExEnv')(get(".dptime", pos = "CheckExEnv")), "\n", file=base::get(".ExTimings", pos = 'CheckExEnv'), append=TRUE, sep="\t")
cleanEx()
nameEx("simulate_posterior")
### * simulate_posterior

flush(stderr()); flush(stdout())

base::assign(".ptime", proc.time(), pos = "CheckExEnv")
### Name: simulate_posterior
### Title: Simulate posterior distributions from fitted AME model
### Aliases: simulate_posterior

### ** Examples

## No test: 
# Fit a model with multiplicative effects
data(YX_nrm)
fit <- ame(YX_nrm$Y, Xdyad = YX_nrm$X, R = 2,
           nscan = 100, burn = 10, odens = 1, verbose = FALSE)

# Get posterior samples of regression coefficients
beta_post <- simulate_posterior(fit, "beta", n_samples = 50)
## End(No test)




base::assign(".dptime", (proc.time() - get(".ptime", pos = "CheckExEnv")), pos = "CheckExEnv")
base::cat("simulate_posterior", base::get(".format_ptime", pos = 'CheckExEnv')(get(".dptime", pos = "CheckExEnv")), "\n", file=base::get(".ExTimings", pos = 'CheckExEnv'), append=TRUE, sep="\t")
cleanEx()
nameEx("sm2el")
### * sm2el

flush(stderr()); flush(stdout())

base::assign(".ptime", proc.time(), pos = "CheckExEnv")
### Name: sm2el
### Title: Sociomatrix to edgelist
### Aliases: sm2el
### Keywords: internal

### ** Examples


Y<-matrix(rpois(10*10,.5),10,10) ; diag(Y)<-NA
E<-sm2el(Y)
el2sm(E) - Y




base::assign(".dptime", (proc.time() - get(".ptime", pos = "CheckExEnv")), pos = "CheckExEnv")
base::cat("sm2el", base::get(".format_ptime", pos = 'CheckExEnv')(get(".dptime", pos = "CheckExEnv")), "\n", file=base::get(".ExTimings", pos = 'CheckExEnv'), append=TRUE, sep="\t")
cleanEx()
nameEx("tidy.ame")
### * tidy.ame

flush(stderr()); flush(stdout())

base::assign(".ptime", proc.time(), pos = "CheckExEnv")
### Name: tidy.ame
### Title: Tidy method for fitted 'ame' / 'lame' objects
### Aliases: tidy.ame tidy.lame

### ** Examples

## No test: 
data(YX_bin_list)
fit <- lame(YX_bin_list$Y, YX_bin_list$X, family = "binary", R = 0,
            nscan = 100, burn = 20, odens = 5, verbose = FALSE)
tidy(fit)
## End(No test)




base::assign(".dptime", (proc.time() - get(".ptime", pos = "CheckExEnv")), pos = "CheckExEnv")
base::cat("tidy.ame", base::get(".format_ptime", pos = 'CheckExEnv')(get(".dptime", pos = "CheckExEnv")), "\n", file=base::get(".ExTimings", pos = 'CheckExEnv'), append=TRUE, sep="\t")
cleanEx()
nameEx("tidy.ame_als")
### * tidy.ame_als

flush(stderr()); flush(stdout())

base::assign(".ptime", proc.time(), pos = "CheckExEnv")
### Name: tidy.ame_als
### Title: Tidy method for fitted 'ame_als' / 'lame_als' objects
### Aliases: tidy.ame_als tidy.lame_als

### ** Examples

## No test: 
data(YX_bin_list)
Y1 <- 1 * (YX_bin_list$Y[[1]] > 0); diag(Y1) <- NA
fit <- ame_als(Y = Y1, Xdyad = YX_bin_list$X[[1]],
               family = "binary", R = 1, verbose = FALSE)
tidy(fit)
## End(No test)



base::assign(".dptime", (proc.time() - get(".ptime", pos = "CheckExEnv")), pos = "CheckExEnv")
base::cat("tidy.ame_als", base::get(".format_ptime", pos = 'CheckExEnv')(get(".dptime", pos = "CheckExEnv")), "\n", file=base::get(".ExTimings", pos = 'CheckExEnv'), append=TRUE, sep="\t")
cleanEx()
nameEx("trace_plot")
### * trace_plot

flush(stderr()); flush(stdout())

base::assign(".ptime", proc.time(), pos = "CheckExEnv")
### Name: trace_plot
### Title: MCMC trace plots and density plots for AME/LAME model parameters
### Aliases: trace_plot

### ** Examples

## No test: 
# Fit an AME model
data(YX_nrm)
fit <- ame(YX_nrm$Y, Xdyad = YX_nrm$X,
           nscan = 100, burn = 10, odens = 1, verbose = FALSE)

# Basic trace plots for all parameters
trace_plot(fit)

# Only regression coefficients
trace_plot(fit, params = "beta")

# Only variance components
trace_plot(fit, params = "variance")
## End(No test)



base::assign(".dptime", (proc.time() - get(".ptime", pos = "CheckExEnv")), pos = "CheckExEnv")
base::cat("trace_plot", base::get(".format_ptime", pos = 'CheckExEnv')(get(".dptime", pos = "CheckExEnv")), "\n", file=base::get(".ExTimings", pos = 'CheckExEnv'), append=TRUE, sep="\t")
cleanEx()
nameEx("update.ame")
### * update.ame

flush(stderr()); flush(stdout())

base::assign(".ptime", proc.time(), pos = "CheckExEnv")
### Name: update.ame
### Title: Update an AME / LAME fit
### Aliases: update.ame update.lame

### ** Examples

## No test: 
data(YX_bin_list)
fit <- lame(YX_bin_list$Y, YX_bin_list$X, family = "binary",
            burn = 5, nscan = 20, odens = 1, verbose = FALSE)
# toggle dynamic_beta on without rewriting the whole call
fit_dyn <- update(fit, dynamic_beta = "dyad")
dim(fit_dyn$BETA)  # 3-D now
## End(No test)




base::assign(".dptime", (proc.time() - get(".ptime", pos = "CheckExEnv")), pos = "CheckExEnv")
base::cat("update.ame", base::get(".format_ptime", pos = 'CheckExEnv')(get(".dptime", pos = "CheckExEnv")), "\n", file=base::get(".ExTimings", pos = 'CheckExEnv'), append=TRUE, sep="\t")
cleanEx()
nameEx("update.ame_als")
### * update.ame_als

flush(stderr()); flush(stdout())

base::assign(".ptime", proc.time(), pos = "CheckExEnv")
### Name: update.ame_als
### Title: Update an 'ame_als' / 'lame_als' fit
### Aliases: update.ame_als update.lame_als

### ** Examples

## No test: 
Y <- matrix(rnorm(400), 20, 20); diag(Y) <- NA
fit <- ame_als(Y, R = 1, family = "normal", verbose = FALSE)
# warm-start refit with the same arguments (fast)
fit_w <- update(fit, max_iter = 50)
# cold-start refit with a different R (full restart)
fit_R2 <- update(fit, R = 2)
## End(No test)




base::assign(".dptime", (proc.time() - get(".ptime", pos = "CheckExEnv")), pos = "CheckExEnv")
base::cat("update.ame_als", base::get(".format_ptime", pos = 'CheckExEnv')(get(".dptime", pos = "CheckExEnv")), "\n", file=base::get(".ExTimings", pos = 'CheckExEnv'), append=TRUE, sep="\t")
cleanEx()
nameEx("uv_plot")
### * uv_plot

flush(stderr()); flush(stdout())

base::assign(".ptime", proc.time(), pos = "CheckExEnv")
### Name: uv_plot
### Title: Visualize multiplicative effects (latent factors) from AME
###   models
### Aliases: uv_plot

### ** Examples

## No test: 
# Fit an AME model with multiplicative effects
data(YX_nrm)
fit <- ame(YX_nrm$Y, Xdyad = YX_nrm$X, R = 2,
           nscan = 100, burn = 10, odens = 1, verbose = FALSE)

# Basic visualization
uv_plot(fit)

# Use biplot layout
uv_plot(fit, layout = "biplot")
## End(No test)



base::assign(".dptime", (proc.time() - get(".ptime", pos = "CheckExEnv")), pos = "CheckExEnv")
base::cat("uv_plot", base::get(".format_ptime", pos = 'CheckExEnv')(get(".dptime", pos = "CheckExEnv")), "\n", file=base::get(".ExTimings", pos = 'CheckExEnv'), append=TRUE, sep="\t")
cleanEx()
nameEx("vignette_data")
### * vignette_data

flush(stderr()); flush(stdout())

base::assign(".ptime", proc.time(), pos = "CheckExEnv")
### Name: vignette_data
### Title: TIES sanctions data for vignettes
### Aliases: vignette_data
### Keywords: datasets

### ** Examples

data(vignette_data)
cat("Countries:", nrow(Y[[1]]), "\n")
cat("Time periods:", length(Y), "\n")



base::assign(".dptime", (proc.time() - get(".ptime", pos = "CheckExEnv")), pos = "CheckExEnv")
base::cat("vignette_data", base::get(".format_ptime", pos = 'CheckExEnv')(get(".dptime", pos = "CheckExEnv")), "\n", file=base::get(".ExTimings", pos = 'CheckExEnv'), append=TRUE, sep="\t")
### * <FOOTER>
###
cleanEx()
options(digits = 7L)
base::cat("Time elapsed: ", proc.time() - base::get("ptime", pos = 'CheckExEnv'),"\n")
grDevices::dev.off()
###
### Local variables: ***
### mode: outline-minor ***
### outline-regexp: "\\(> \\)?### [*]+" ***
### End: ***
quit('no')
